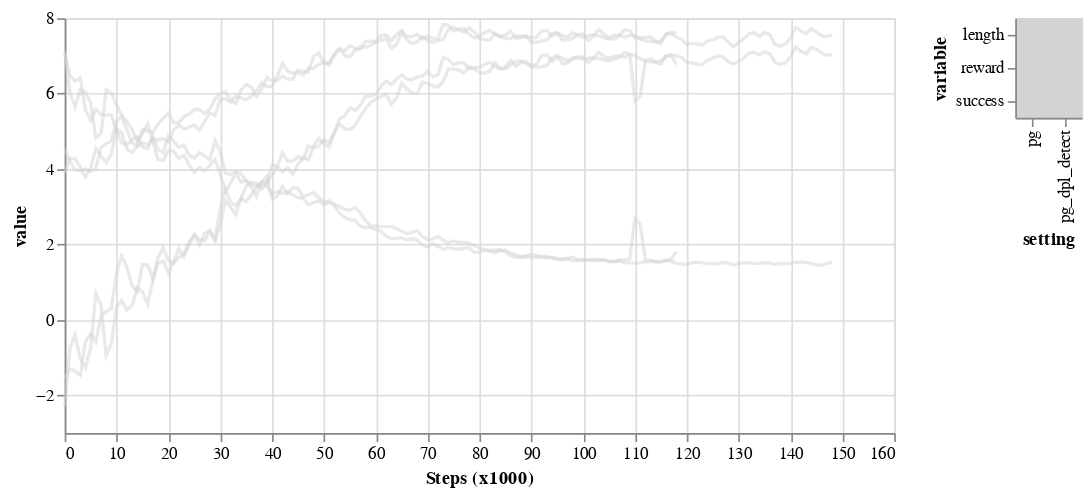

Notebook source saved alongside this figure:
### Code cell
file_pg = "pg_grid2x3_raw"
file_pg_dpl_detect = "pg_dpl_detect_grid2x3_raw"
# load dataframes
data_frames = []
for logger_file in [file_pg, file_pg_dpl_detect]:
    pkl_path = f"{folderpath}{logger_file}.pkl"
    d = pd.read_pickle(pkl_path)
    data_frames.append(d)
    
chart = make_chart2(data_frames, keys=['pg','pg_dpl_detect'], window_speed=1000)
chart

### Figure 1 — Vega-Lite specification as saved in the notebook (floating-point values rounded to 4 significant figures; data arrays with more than 128 entries replaced by an {"elided": "..."} marker saying what was removed)
{"config": {"view": {"continuousWidth": 400, "continuousHeight": 300}}, "hconcat": [{"mark": {"type": "line", "opacity": 0.5}, "encoding": {"color": {"condition": {"type": "nominal", "field": "series", "legend": null, "selection": "selector003"}, "value": "lightgray"}, "x": {"type": "quantitative", "axis": {"tickMinStep": 1, "title": "Steps (x1000)"}, "field": "n_steps"}, "y": {"type": "quantitative", "axis": {"tickMinStep": 0.1, "title": "value"}, "field": "value", "sort": "ascending"}}, "height": 250, "selection": {"selector003": {"type": "multi", "fields": ["setting", "variable"], "empty": "none"}}, "width": 500}, {"mark": "rect", "encoding": {"color": {"condition": {"type": "nominal", "field": "series", "legend": null, "selection": "selector003"}, "value": "lightgray"}, "x": {"type": "nominal", "axis": {"orient": "bottom"}, "field": "setting"}, "y": {"type": "nominal", "field": "variable"}}, "selection": {"selector003": {"type": "multi", "fields": ["setting", "variable"], "empty": "none"}}}], "data": {"name": "data-f1964604a5b46cfb22db08ba8c3f6f12"}, "$schema": "https://vega.github.io/schema/vega-lite/v4.8.1.json", "datasets": {"data-f1964604a5b46cfb22db08ba8c3f6f12": {"elided": "804 records"}}}
